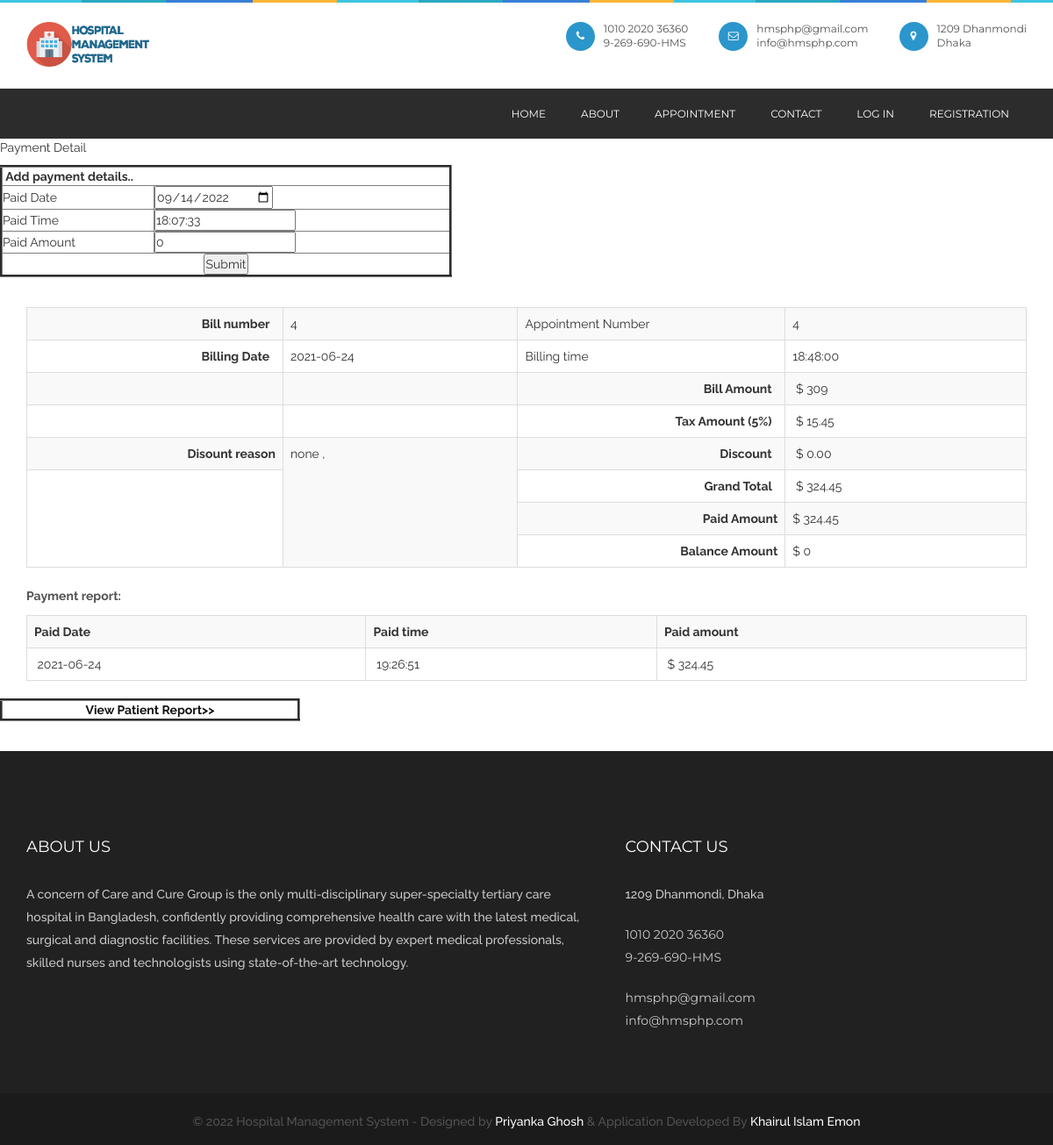
/payment.php?appointmentid=4, run on the app's committed database.
### tables this page shows
CREATE TABLE `billing` (
  `billingid` int(10) NULL DEFAULT NULL,
  `patientid` int(10) NULL DEFAULT NULL,
  `appointmentid` int(10) NULL DEFAULT NULL,
  `billingdate` date NULL DEFAULT NULL,
  `billingtime` time NULL DEFAULT NULL,
  `discount` float(10,2) NULL DEFAULT NULL,
  `taxamount` float(10,2) NULL DEFAULT NULL,
  `discountreason` text NULL DEFAULT NULL,
  `discharge_time` time NULL DEFAULT NULL,
  `discharge_date` date NULL DEFAULT NULL
);

CREATE TABLE `payment` (
  `paymentid` int(10) NULL DEFAULT NULL,
  `patientid` int(10) NULL DEFAULT NULL,
  `appointmentid` int(10) NULL DEFAULT NULL,
  `paiddate` date NULL DEFAULT NULL,
  `paidtime` time NULL DEFAULT NULL,
  `paidamount` float(10,2) NULL DEFAULT NULL,
  `status` varchar(10) NULL DEFAULT NULL,
  `cardholder` varchar(50) NULL DEFAULT NULL,
  `cardnumber` int(25) NULL DEFAULT NULL,
  `cvvno` int(5) NULL DEFAULT NULL,
  `expdate` date NULL DEFAULT NULL
);

### viewpaymentreport.php (the view, shortened to what this page needs)
<?php
include("dbconnection.php");
?>
<section class="container">
	<?php
	$sqlbilling_records = "SELECT * FROM billing WHERE appointmentid='$billappointmentid'";
	$qsqlbilling_records = mysqli_query($con, $sqlbilling_records);
	$rsbilling_records = mysqli_fetch_array($qsqlbilling_records);
	?>
	<table class="table table-bordered table-striped">
		<tbody>
			<tr>
				<th scope="col">
					<div align="right">Bill number &nbsp; </div>
				</th>
				<td><?php echo $rsbilling_records['billingid']; ?></td>
				<td>Appointment Number &nbsp;</td>
				<td><?php echo $rsbilling_records['appointmentid']; ?></td>
			</tr>
			<tr>
				<th width="442" scope="col">
					<div align="right">Billing Date &nbsp; </div>
				</th>
				<td width="413"><?php echo $rsbilling_records['billingdate']; ?></td>
				<td width="413">Billing time&nbsp; </td>
				<td width="413"><?php echo $rsbilling_records['billingtime']; ?></td>
			</tr>
			<tr>
				<th scope="col">
				</th>
				<td></td>
				<th scope="col">
					<div align="right">Bill Amount &nbsp; </div>
				</th>
				<td><?php
					$sql = "SELECT * FROM billing_records where billingid='$rsbilling_records[billingid]'";
					$qsql = mysqli_query($con, $sql);
					$billamt = 0;
					while ($rs = mysqli_fetch_array($qsql)) {
						$billamt = $billamt +  $rs['bill_amount'];
					}
					?>
					&nbsp;$ <?php echo $billamt; ?></td>
			</tr>
			<tr>
				<th width="442" scope="col">
				</th>
				<td width="413">&nbsp;</td>
				<th width="442" scope="col">
					<div align="right">Tax Amount (5%) &nbsp; </div>
				</th>
				<td width="413">&nbsp;$ <?php echo $taxamt = 5 * ($billamt / 100); ?></td>
			</tr>
			<tr>
				<th scope="col">
					<div align="right">Disount reason</div>
				</th>
				<td rowspan="4" valign="top"><?php echo $rsbilling_records['discountreason']; ?></td>
				<th scope="col">
					<div align="right">Discount &nbsp; </div>
				</th>
				<td>&nbsp;$ <?php echo $rsbilling_records['discount']; ?></td>
			</tr>
			<tr>
				<th rowspan="3" scope="col">&nbsp;</th>
				<th scope="col">
					<div align="right">Grand Total &nbsp; </div>
				</th>
				<td>&nbsp;$ <?php echo $grandtotal = ($billamt + $taxamt)  - $rsbilling_records['discount']; ?></td>
			</tr>
			<tr>
				<th scope="col">
					<div align="right">Paid Amount </div>
				</th>
				<td>$ <?php
						$sqlpayment = "SELECT sum(paidamount) FROM payment where appointmentid='$billappointmentid'";
						$qsqlpayment = mysqli_query($con, $sqlpayment);
						$rspayment = mysqli_fetch_array($qsqlpayment);
						echo $rspayment[0];
						?></td>
			</tr>
			<tr>
				<th scope="col">
					<div align="right">Balance Amount</div>
				</th>
				<td>$ <?php echo $balanceamt = $grandtotal - $rspayment[0]; ?></td>
			</tr>
		</tbody>
	</table>
	<p><strong>Payment report:</strong></p>
	<?php
	$sqlpayment = "SELECT * FROM payment where appointmentid='$billappointmentid'";
	$qsqlpayment = mysqli_query($con, $sqlpayment);
	if (mysqli_num_rows($qsqlpayment) == 0) {
		echo "<strong>No transaction details found..</strong>";
	} else {
	?>
		<table class="table table-bordered table-striped">
			<tbody>
				<tr>
					<th scope="col">Paid Date</th>
					<th scope="col">Paid time</th>
					<th scope="col">Paid amount</th>
				</tr>
				<?php
				while ($rspayment = mysqli_fetch_array($qsqlpayment)) {
				?>
					<tr>
						<td>&nbsp;<?php echo $rspayment['paiddate']; ?></td>
						<td>&nbsp;<?php echo $rspayment['paidtime']; ?></td>
						<td>&nbsp;$ <?php echo $rspayment['paidamount']; ?></td>
					</tr>
				<?php
				}
				?>
			</tbody>
		</table>
	<?php
	}
	?>
</section>

### css/style.css (style rules this page uses)
* { margin: 0px; padding: 0px; }
body { background: #fff; font-weight: normal; position: relative; font-size: 14px; font-family: "Raleway", sans-serif; }
p { color: #535353; font-size: 14px; letter-spacing: 0px; line-height: 24px; font-weight: 500; text-rendering: optimizeLegibility; }
section { position: relative; width: 100%; background: #fff; }

### data on the page
billing: billingid "4", appointmentid "4", billingdate "2021-06-24", billingtime "18:48:00", discountreason "none ,", discount "0.00", discount "324.45"
payment: paiddate "2021-06-24", paidtime "19:26:51", paidamount "324.45"

### other printed values
$billamt "309"
$taxamt = 5 * ($billamt / 100) "15.45"
$rspayment[0] "324.45"
$balanceamt = $grandtotal - $rspayment[0] "0"
